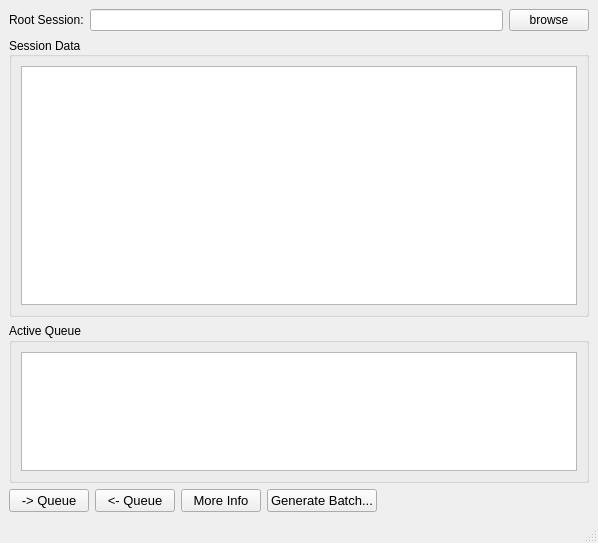
<?xml version="1.0" encoding="UTF-8"?>
<ui version="4.0">
 <class>MainWindow_bbRenderBoxx</class>
 <widget class="QMainWindow" name="MainWindow_bbRenderBoxx">
  <property name="geometry">
   <rect>
    <x>0</x>
    <y>0</y>
    <width>598</width>
    <height>543</height>
   </rect>
  </property>
  <property name="windowTitle">
   <string>ByteBoxx::RENDERBOXX v1.01</string>
  </property>
  <widget class="QWidget" name="centralwidget">
   <layout class="QVBoxLayout" name="verticalLayout_3">
    <item>
     <layout class="QHBoxLayout" name="horizontalLayout_2">
      <item>
       <widget class="QLabel" name="label">
        <property name="text">
         <string>Root Session:</string>
        </property>
        <property name="buddy">
         <cstring>lineEdit_session</cstring>
        </property>
       </widget>
      </item>
      <item>
       <widget class="QLineEdit" name="lineEdit_session"/>
      </item>
      <item>
       <widget class="QPushButton" name="pushButton_browse">
        <property name="text">
         <string>browse</string>
        </property>
       </widget>
      </item>
     </layout>
    </item>
    <item>
     <widget class="QGroupBox" name="groupBox">
      <property name="title">
       <string>Session Data</string>
      </property>
      <property name="alignment">
       <set>Qt::AlignLeading|Qt::AlignLeft|Qt::AlignVCenter</set>
      </property>
      <property name="flat">
       <bool>false</bool>
      </property>
      <property name="checkable">
       <bool>false</bool>
      </property>
      <layout class="QVBoxLayout" name="verticalLayout">
       <item>
        <widget class="QTreeView" name="treeView_dataSets">
         <property name="minimumSize">
          <size>
           <width>0</width>
           <height>0</height>
          </size>
         </property>
        </widget>
       </item>
      </layout>
     </widget>
    </item>
    <item>
     <widget class="QGroupBox" name="groupBox_queue">
      <property name="sizePolicy">
       <sizepolicy hsizetype="Preferred" vsizetype="Maximum">
        <horstretch>0</horstretch>
        <verstretch>0</verstretch>
       </sizepolicy>
      </property>
      <property name="maximumSize">
       <size>
        <width>16777215</width>
        <height>160</height>
       </size>
      </property>
      <property name="title">
       <string>Active Queue</string>
      </property>
      <layout class="QVBoxLayout" name="verticalLayout_2">
       <item>
        <widget class="QListWidget" name="listWidget_queue"/>
       </item>
      </layout>
     </widget>
    </item>
    <item>
     <layout class="QHBoxLayout" name="horizontalLayout">
      <item>
       <widget class="QPushButton" name="pushButton_addQueue">
        <property name="font">
         <font>
          <pointsize>10</pointsize>
         </font>
        </property>
        <property name="text">
         <string>-&gt; Queue</string>
        </property>
       </widget>
      </item>
      <item>
       <widget class="QPushButton" name="pushButton_remQueue">
        <property name="font">
         <font>
          <pointsize>10</pointsize>
         </font>
        </property>
        <property name="text">
         <string>&lt;- Queue</string>
        </property>
       </widget>
      </item>
      <item>
       <widget class="QPushButton" name="pushButton_info">
        <property name="font">
         <font>
          <pointsize>10</pointsize>
         </font>
        </property>
        <property name="text">
         <string>More Info</string>
        </property>
       </widget>
      </item>
      <item>
       <widget class="QPushButton" name="pushButton_genBatch">
        <property name="font">
         <font>
          <pointsize>10</pointsize>
         </font>
        </property>
        <property name="text">
         <string>Generate Batch...</string>
        </property>
       </widget>
      </item>
      <item>
       <spacer name="horizontalSpacer">
        <property name="orientation">
         <enum>Qt::Horizontal</enum>
        </property>
        <property name="sizeHint" stdset="0">
         <size>
          <width>168</width>
          <height>20</height>
         </size>
        </property>
       </spacer>
      </item>
     </layout>
    </item>
   </layout>
  </widget>
  <widget class="QMenuBar" name="menubar">
   <property name="geometry">
    <rect>
     <x>0</x>
     <y>0</y>
     <width>598</width>
     <height>21</height>
    </rect>
   </property>
  </widget>
  <widget class="QStatusBar" name="statusbar"/>
 </widget>
 <resources/>
 <connections/>
</ui>
